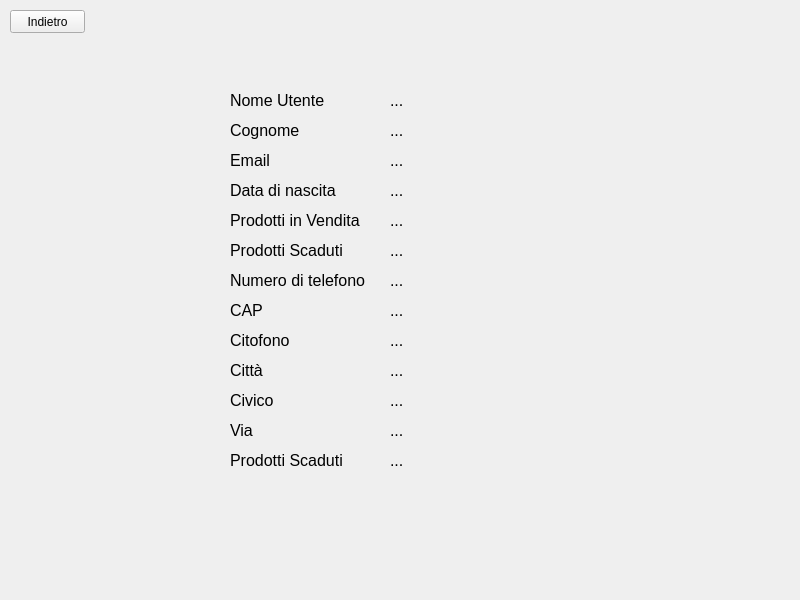
<?xml version="1.0" encoding="UTF-8"?>
<ui version="4.0">
 <class>LoginWindow</class>
 <widget class="QMainWindow" name="LoginWindow">
  <property name="geometry">
   <rect>
    <x>0</x>
    <y>0</y>
    <width>800</width>
    <height>600</height>
   </rect>
  </property>
  <property name="windowTitle">
   <string>MainWindow</string>
  </property>
  <widget class="QWidget" name="loginWidget">
   <widget class="QLabel" name="label">
    <property name="geometry">
     <rect>
      <x>230</x>
      <y>90</y>
      <width>141</width>
      <height>21</height>
     </rect>
    </property>
    <property name="font">
     <font>
      <pointsize>12</pointsize>
     </font>
    </property>
    <property name="text">
     <string>Nome Utente</string>
    </property>
   </widget>
   <widget class="QLabel" name="label_2">
    <property name="geometry">
     <rect>
      <x>230</x>
      <y>120</y>
      <width>141</width>
      <height>21</height>
     </rect>
    </property>
    <property name="font">
     <font>
      <pointsize>12</pointsize>
     </font>
    </property>
    <property name="text">
     <string>Cognome</string>
    </property>
   </widget>
   <widget class="QLabel" name="label_3">
    <property name="geometry">
     <rect>
      <x>230</x>
      <y>150</y>
      <width>141</width>
      <height>21</height>
     </rect>
    </property>
    <property name="font">
     <font>
      <pointsize>12</pointsize>
     </font>
    </property>
    <property name="text">
     <string>Email</string>
    </property>
   </widget>
   <widget class="QLabel" name="label_4">
    <property name="geometry">
     <rect>
      <x>230</x>
      <y>180</y>
      <width>141</width>
      <height>21</height>
     </rect>
    </property>
    <property name="font">
     <font>
      <pointsize>12</pointsize>
     </font>
    </property>
    <property name="text">
     <string>Data di nascita</string>
    </property>
   </widget>
   <widget class="QLabel" name="label_5">
    <property name="geometry">
     <rect>
      <x>230</x>
      <y>210</y>
      <width>141</width>
      <height>21</height>
     </rect>
    </property>
    <property name="font">
     <font>
      <pointsize>12</pointsize>
     </font>
    </property>
    <property name="text">
     <string>Prodotti in Vendita</string>
    </property>
   </widget>
   <widget class="QLabel" name="label_6">
    <property name="geometry">
     <rect>
      <x>230</x>
      <y>240</y>
      <width>141</width>
      <height>21</height>
     </rect>
    </property>
    <property name="font">
     <font>
      <pointsize>12</pointsize>
     </font>
    </property>
    <property name="text">
     <string>Prodotti Scaduti</string>
    </property>
   </widget>
   <widget class="QPushButton" name="pushButton_2">
    <property name="geometry">
     <rect>
      <x>10</x>
      <y>10</y>
      <width>75</width>
      <height>23</height>
     </rect>
    </property>
    <property name="text">
     <string>Indietro</string>
    </property>
   </widget>
   <widget class="QLabel" name="label_7">
    <property name="geometry">
     <rect>
      <x>230</x>
      <y>270</y>
      <width>141</width>
      <height>21</height>
     </rect>
    </property>
    <property name="font">
     <font>
      <pointsize>12</pointsize>
     </font>
    </property>
    <property name="text">
     <string>Numero di telefono</string>
    </property>
   </widget>
   <widget class="QLabel" name="label_8">
    <property name="geometry">
     <rect>
      <x>230</x>
      <y>300</y>
      <width>141</width>
      <height>21</height>
     </rect>
    </property>
    <property name="font">
     <font>
      <pointsize>12</pointsize>
     </font>
    </property>
    <property name="text">
     <string>CAP</string>
    </property>
   </widget>
   <widget class="QLabel" name="label_9">
    <property name="geometry">
     <rect>
      <x>230</x>
      <y>330</y>
      <width>141</width>
      <height>21</height>
     </rect>
    </property>
    <property name="font">
     <font>
      <pointsize>12</pointsize>
     </font>
    </property>
    <property name="text">
     <string>Citofono</string>
    </property>
   </widget>
   <widget class="QLabel" name="label_10">
    <property name="geometry">
     <rect>
      <x>230</x>
      <y>360</y>
      <width>141</width>
      <height>21</height>
     </rect>
    </property>
    <property name="font">
     <font>
      <pointsize>12</pointsize>
     </font>
    </property>
    <property name="text">
     <string>Città</string>
    </property>
   </widget>
   <widget class="QLabel" name="label_11">
    <property name="geometry">
     <rect>
      <x>230</x>
      <y>390</y>
      <width>141</width>
      <height>21</height>
     </rect>
    </property>
    <property name="font">
     <font>
      <pointsize>12</pointsize>
     </font>
    </property>
    <property name="text">
     <string>Civico</string>
    </property>
   </widget>
   <widget class="QLabel" name="label_12">
    <property name="geometry">
     <rect>
      <x>230</x>
      <y>420</y>
      <width>141</width>
      <height>21</height>
     </rect>
    </property>
    <property name="font">
     <font>
      <pointsize>12</pointsize>
     </font>
    </property>
    <property name="text">
     <string>Via</string>
    </property>
   </widget>
   <widget class="QLabel" name="label_13">
    <property name="geometry">
     <rect>
      <x>230</x>
      <y>450</y>
      <width>141</width>
      <height>21</height>
     </rect>
    </property>
    <property name="font">
     <font>
      <pointsize>12</pointsize>
     </font>
    </property>
    <property name="text">
     <string>Prodotti Scaduti</string>
    </property>
   </widget>
   <widget class="QLabel" name="label_14">
    <property name="geometry">
     <rect>
      <x>390</x>
      <y>90</y>
      <width>141</width>
      <height>21</height>
     </rect>
    </property>
    <property name="font">
     <font>
      <pointsize>12</pointsize>
     </font>
    </property>
    <property name="text">
     <string>...</string>
    </property>
   </widget>
   <widget class="QLabel" name="label_15">
    <property name="geometry">
     <rect>
      <x>390</x>
      <y>120</y>
      <width>141</width>
      <height>21</height>
     </rect>
    </property>
    <property name="font">
     <font>
      <pointsize>12</pointsize>
     </font>
    </property>
    <property name="text">
     <string>...</string>
    </property>
   </widget>
   <widget class="QLabel" name="label_16">
    <property name="geometry">
     <rect>
      <x>390</x>
      <y>150</y>
      <width>141</width>
      <height>21</height>
     </rect>
    </property>
    <property name="font">
     <font>
      <pointsize>12</pointsize>
     </font>
    </property>
    <property name="text">
     <string>...</string>
    </property>
   </widget>
   <widget class="QLabel" name="label_17">
    <property name="geometry">
     <rect>
      <x>390</x>
      <y>180</y>
      <width>141</width>
      <height>21</height>
     </rect>
    </property>
    <property name="font">
     <font>
      <pointsize>12</pointsize>
     </font>
    </property>
    <property name="text">
     <string>...</string>
    </property>
   </widget>
   <widget class="QLabel" name="label_18">
    <property name="geometry">
     <rect>
      <x>390</x>
      <y>210</y>
      <width>141</width>
      <height>21</height>
     </rect>
    </property>
    <property name="font">
     <font>
      <pointsize>12</pointsize>
     </font>
    </property>
    <property name="text">
     <string>...</string>
    </property>
   </widget>
   <widget class="QLabel" name="label_19">
    <property name="geometry">
     <rect>
      <x>390</x>
      <y>300</y>
      <width>141</width>
      <height>21</height>
     </rect>
    </property>
    <property name="font">
     <font>
      <pointsize>12</pointsize>
     </font>
    </property>
    <property name="text">
     <string>...</string>
    </property>
   </widget>
   <widget class="QLabel" name="label_20">
    <property name="geometry">
     <rect>
      <x>390</x>
      <y>240</y>
      <width>141</width>
      <height>21</height>
     </rect>
    </property>
    <property name="font">
     <font>
      <pointsize>12</pointsize>
     </font>
    </property>
    <property name="text">
     <string>...</string>
    </property>
   </widget>
   <widget class="QLabel" name="label_21">
    <property name="geometry">
     <rect>
      <x>390</x>
      <y>270</y>
      <width>141</width>
      <height>21</height>
     </rect>
    </property>
    <property name="font">
     <font>
      <pointsize>12</pointsize>
     </font>
    </property>
    <property name="text">
     <string>...</string>
    </property>
   </widget>
   <widget class="QLabel" name="label_22">
    <property name="geometry">
     <rect>
      <x>390</x>
      <y>330</y>
      <width>141</width>
      <height>21</height>
     </rect>
    </property>
    <property name="font">
     <font>
      <pointsize>12</pointsize>
     </font>
    </property>
    <property name="text">
     <string>...</string>
    </property>
   </widget>
   <widget class="QLabel" name="label_23">
    <property name="geometry">
     <rect>
      <x>390</x>
      <y>420</y>
      <width>141</width>
      <height>21</height>
     </rect>
    </property>
    <property name="font">
     <font>
      <pointsize>12</pointsize>
     </font>
    </property>
    <property name="text">
     <string>...</string>
    </property>
   </widget>
   <widget class="QLabel" name="label_24">
    <property name="geometry">
     <rect>
      <x>390</x>
      <y>360</y>
      <width>141</width>
      <height>21</height>
     </rect>
    </property>
    <property name="font">
     <font>
      <pointsize>12</pointsize>
     </font>
    </property>
    <property name="text">
     <string>...</string>
    </property>
   </widget>
   <widget class="QLabel" name="label_25">
    <property name="geometry">
     <rect>
      <x>390</x>
      <y>390</y>
      <width>141</width>
      <height>21</height>
     </rect>
    </property>
    <property name="font">
     <font>
      <pointsize>12</pointsize>
     </font>
    </property>
    <property name="text">
     <string>...</string>
    </property>
   </widget>
   <widget class="QLabel" name="label_26">
    <property name="geometry">
     <rect>
      <x>390</x>
      <y>450</y>
      <width>141</width>
      <height>21</height>
     </rect>
    </property>
    <property name="font">
     <font>
      <pointsize>12</pointsize>
     </font>
    </property>
    <property name="text">
     <string>...</string>
    </property>
   </widget>
  </widget>
 </widget>
 <resources/>
 <connections/>
</ui>
